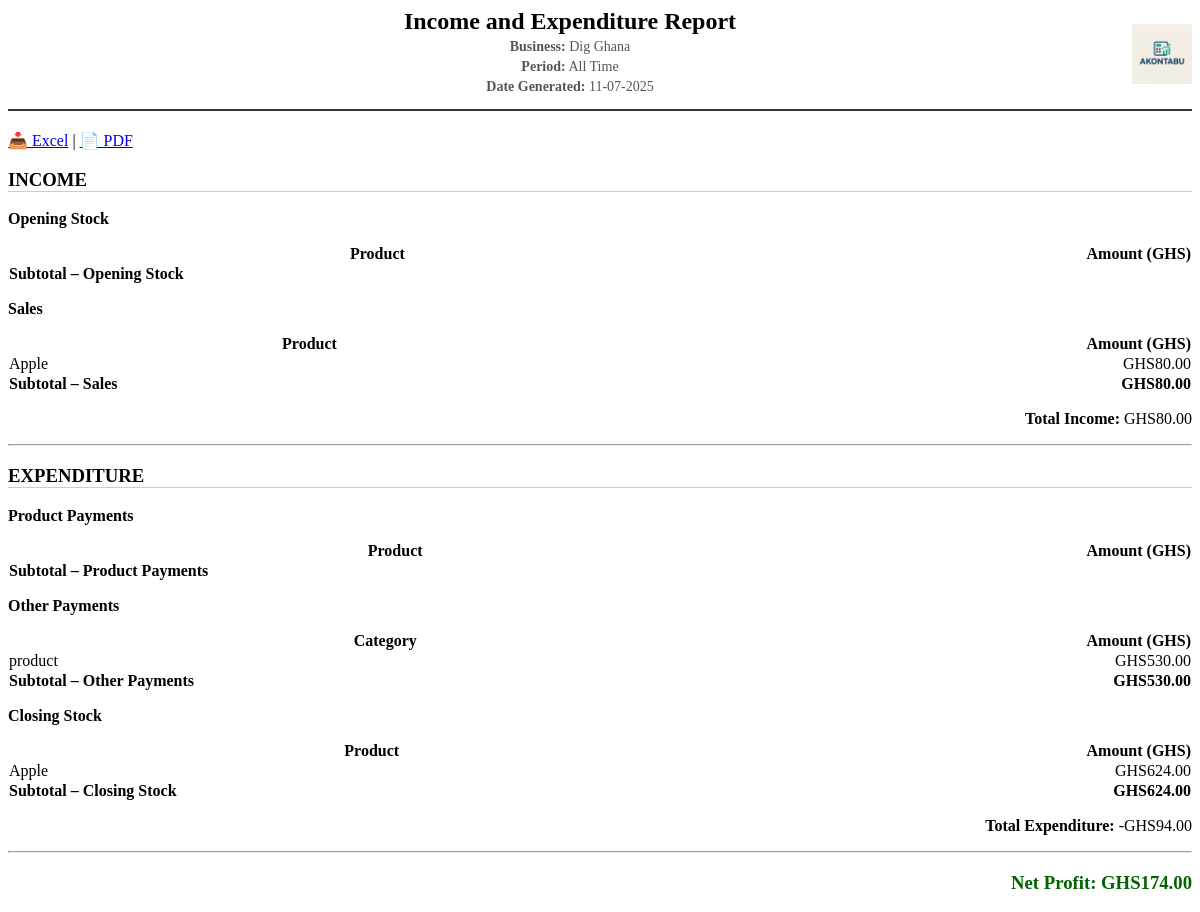
/reports/profit (signed in), run on an earlier commit of the app's database.
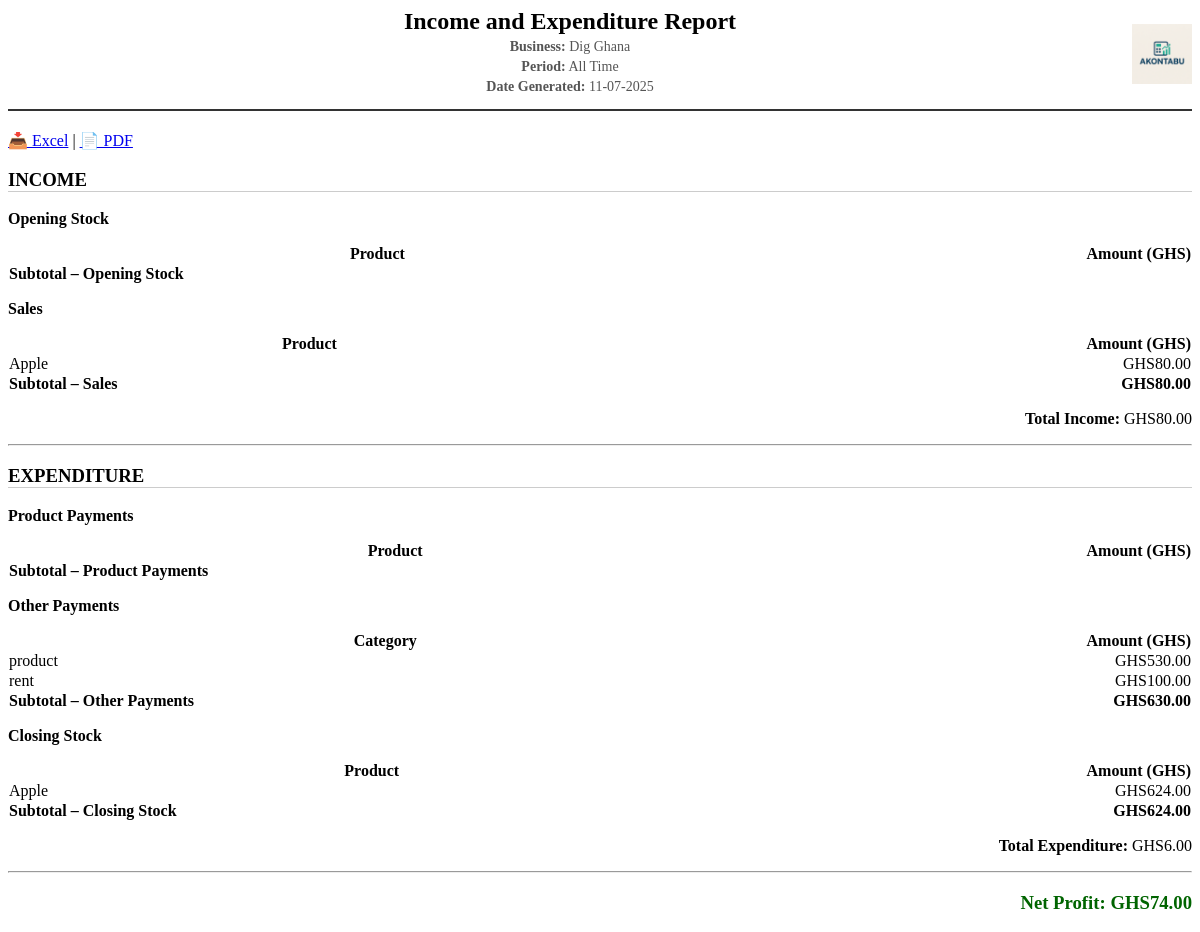
And on a later commit of the database.
### models/user.py (models this page shows, shortened)
class User(UserMixin, db.Model):
    __tablename__ = 'users'
    id = db.Column(db.Integer, primary_key=True)
    business_name = db.Column(db.String(100))
    name = db.Column(db.String(100), nullable=False)
    email = db.Column(db.String(120), unique=True, nullable=False)
    password_hash = db.Column(db.String(200))
    created_at = db.Column(db.DateTime, default=datetime.utcnow)
    currency_code = db.Column(db.String(5), default='GHS')  # e.g., 'GHS', 'USD', etc.
    logo_path = db.Column(db.String(255))
    products = db.relationship('Product', backref='user', lazy=True, cascade='all, delete-orphan')
    sales = db.relationship('Sale', backref='user', lazy=True, cascade='all, delete-orphan')
    payments = db.relationship('Payment', backref='user', lazy=True, cascade='all, delete-orphan')

### models/product.py (models this page shows, shortened)
class Product(db.Model):
    __tablename__ = 'products'
    id = db.Column(db.Integer, primary_key=True)
    name = db.Column(db.String(100), nullable=False, unique=True)
    quantity = db.Column(db.Integer, default=0)
    cost_price = db.Column(db.Float, nullable=False)
    selling_price = db.Column(db.Float, nullable=False)
    profit_margin = db.Column(db.Float)
    min_stock_level = db.Column(db.Integer, default=10)
    created_at = db.Column(db.DateTime, default=datetime.utcnow)
    updated_at = db.Column(db.DateTime, default=datetime.utcnow, onupdate=datetime.utcnow)
    price = db.Column(db.Float)
    user_id = db.Column(db.Integer, db.ForeignKey('users.id'), nullable=False)
    sales = db.relationship('Sale', backref='product', lazy=True, cascade='all, delete-orphan')
    payment_records = db.relationship('Payment', backref='product', lazy=True)  # renamed from 'payments'
    costs = db.relationship('ProductCost', backref='product', lazy=True)

### models/payment.py (models this page shows, shortened)
class Payment(db.Model):
    __tablename__ = 'payments'
    id = db.Column(db.Integer, primary_key=True)
    payment_type = db.Column(db.String(50), nullable=False)
    user_id = db.Column(db.Integer, db.ForeignKey('users.id'), nullable=False)
    product_id = db.Column(db.Integer, db.ForeignKey('products.id'))
    date = db.Column(db.DateTime, default=datetime.utcnow, index=True)
    amount = db.Column(db.Float, nullable=False)
    description = db.Column(db.String(255))
    product_name = db.Column(db.String(100))
    quantity = db.Column(db.Integer)
    base_cost = db.Column(db.Float)
    transportation = db.Column(db.Float)
    carriage = db.Column(db.Float)
    total_cost = db.Column(db.Float)
    cost_per_unit = db.Column(db.Float)
    profit_margin = db.Column(db.Float)
    selling_price = db.Column(db.Float)

### app.py (the view, shortened to what this page needs)
@app.route('/reports/profit')
@login_required
def profit_report():
    start = request.args.get('start')
    end = request.args.get('end')
    def date_filter(query, model):
        return query
    sales_query = date_filter(Sale.query.filter_by(user_id=current_user.id), Sale)
    sales = sales_query.all()
    sales_breakdown = defaultdict(float)
    total_sales = 0
    for s in sales:
        amount = s.quantity * s.price
        sales_breakdown[s.product.name] += amount
        total_sales += amount
    opening_stock = []
    total_opening_stock = 0
    payments_query = date_filter(Payment.query.filter_by(user_id=current_user.id), Payment)
    product_payments = defaultdict(float)
    total_product_payments = 0
    other_payments = defaultdict(float)
    total_other_payments = 0
    for p in payments_query:
        if p.product_id:
            product = Product.query.get(p.product_id)
            if product:
                product_payments[product.name] += p.amount
                total_product_payments += p.amount
        else:
            key = p.payment_type or 'Other'  # Replacing p.category safely
            other_payments[key] += p.amount
            total_other_payments += p.amount
    closing_stock = []
    total_closing_stock = 0
    products_now = Product.query.filter_by(user_id=current_user.id).all()
    for p in products_now:
        value = (p.cost_price or 0) * p.quantity
        closing_stock.append({'product': p.name, 'total': value})
        total_closing_stock += value
    total_income = total_sales
    total_expenditure = total_opening_stock + total_product_payments + total_other_payments - total_closing_stock
    net_profit = total_income - total_expenditure
    return render_template(
        'reports/partials/profit.html',
        report_title="Income and Expenditure Report",
        current_user=current_user,
        now=datetime.now(),
        start=start,
        end=end,
        sales_breakdown=[{'product': k, 'total': v} for k, v in sales_breakdown.items()],
        total_sales=total_sales,
        opening_stock=opening_stock,
        total_opening_stock=total_opening_stock,
        total_income=total_income,
        product_payments=[{'product': k, 'total': v} for k, v in product_payments.items()],
        total_product_payments=total_product_payments,
        other_payments=[{'category': k, 'total': v} for k, v in other_payments.items()],
        total_other_payments=total_other_payments,
        closing_stock=closing_stock,
        total_closing_stock=total_closing_stock,
        total_expenditure=total_expenditure,
        net_profit=net_profit
    )

### app.py (called while the page is built)
@app.template_filter('currency')
def format_currency_filter(value, currency=None):
    if not value:
        return ''
    if not currency:
        currency = getattr(current_user, 'currency_code', 'GHS')  # ✅ Correct field
    try:
        return format_currency(value, currency, locale='en')
    except:
        return f"{currency} {value:,.2f}"

@app.before_request
def load_user():
    if 'user_id' in session:
        g.user = db.session.get(User, session['user_id'])

@login_manager.user_loader
def load_user(user_id):
    return User.query.get(int(user_id))  # assuming you're using SQLAlchemy and User has an id

@app.context_processor
def inject_user():
    return dict(current_user=current_user)

### templates/reports/partials/profit.html (shortened to what this page needs)
<div class="report-header">
    <div class="report-info">
        <h2>{{ report_title or "Income and Expenditure Report" }}</h2>
        <p><strong>Business:</strong> {{ current_user.business_name or "AKONTABU" }}</p>
        {% if start and end %}
        <p><strong>Period:</strong> {{ start }} to {{ end }}</p>
        {% else %}
        <p><strong>Period:</strong> All Time</p>
        {% endif %}
        <p><strong>Date Generated:</strong> {{ now.strftime('%d-%m-%Y') }}</p>
    </div>
    {% if current_user.logo_path %}
    <img src="{{ url_for('static', filename=current_user.logo_path) }}" class="logo">
    {% endif %}
</div>
<div class="export-buttons">
  <a id="excel-btn" href="/export/profit/excel">📥 Excel</a> |
  <a id="pdf-btn" href="/export/profit/pdf">📄 PDF</a>
</div>
<h3 style="border-bottom: 1px solid #ccc;">INCOME</h3>
<p><strong>Opening Stock</strong></p>
<table style="width: 100%; border-collapse: collapse;">
    <thead>
        <tr><th>Product</th><th style="text-align: right;">Amount (GHS)</th></tr>
    </thead>
    <tbody>
        <tr>
            <td><strong>Subtotal – Opening Stock</strong></td>
            <td style="text-align: right;"><strong>{{ total_opening_stock | currency }}</strong></td>
        </tr>
    </tbody>
</table>
<p><strong>Sales</strong></p>
<table style="width: 100%; border-collapse: collapse;">
    <thead>
        <tr><th>Product</th><th style="text-align: right;">Amount (GHS)</th></tr>
    </thead>
    <tbody>
        {% for item in sales_breakdown %}
        <tr>
            <td>{{ item.product }}</td>
            <td style="text-align: right;">{{ item.total | currency }}</td>
        </tr>
        {% endfor %}
        <tr>
            <td><strong>Subtotal – Sales</strong></td>
            <td style="text-align: right;"><strong>{{ total_sales | currency }}</strong></td>
        </tr>
    </tbody>
</table>
<p style="text-align: right; margin-top: 1em;"><strong>Total Income:</strong> {{ total_income | currency }}</p>
<hr>
<h3 style="border-bottom: 1px solid #ccc;">EXPENDITURE</h3>
<p><strong>Product Payments</strong></p>
<table style="width: 100%; border-collapse: collapse;">
    <thead>
        <tr><th>Product</th><th style="text-align: right;">Amount (GHS)</th></tr>
    </thead>
    <tbody>
        <tr>
            <td><strong>Subtotal – Product Payments</strong></td>
            <td style="text-align: right;"><strong>{{ total_product_payments | currency }}</strong></td>
        </tr>
    </tbody>
</table>
<p><strong>Other Payments</strong></p>
<table style="width: 100%; border-collapse: collapse;">
    <thead>
        <tr><th>Category</th><th style="text-align: right;">Amount (GHS)</th></tr>
    </thead>
    <tbody>
        {% for item in other_payments %}
        <tr>
            <td>{{ item.category }}</td>
            <td style="text-align: right;">{{ item.total | currency }}</td>
        </tr>
        {% endfor %}
        <tr>
            <td><strong>Subtotal – Other Payments</strong></td>
            <td style="text-align: right;"><strong>{{ total_other_payments | currency }}</strong></td>
        </tr>
    </tbody>
</table>
<p><strong>Closing Stock</strong></p>
<table style="width: 100%; border-collapse: collapse;">
    <thead>
        <tr><th>Product</th><th style="text-align: right;">Amount (GHS)</th></tr>
    </thead>
    <tbody>
        {% for item in closing_stock %}
        <tr>
            <td>{{ item.product }}</td>
            <td style="text-align: right;">{{ item.total | currency }}</td>
        </tr>
        {% endfor %}
        <tr>
            <td><strong>Subtotal – Closing Stock</strong></td>
            <td style="text-align: right;"><strong>{{ total_closing_stock | currency }}</strong></td>
        </tr>
    </tbody>
</table>
<p style="text-align: right; margin-top: 1em;"><strong>Total Expenditure:</strong> {{ total_expenditure | currency }}</p>
<hr>
{% if net_profit >= 0 %}
<h3 style="text-align: right; color: darkgreen;">Net Profit: {{ net_profit | currency }}</h3>
{% else %}
<h3 style="text-align: right; color: darkred;">Net Loss: {{ (net_profit * -1) | currency }}</h3>
{% endif %}

### templates/reports/partials/profit.html (style rules this page uses)
.report-header { border-bottom: 2px solid #333; padding-bottom: 10px; margin-bottom: 20px; display: flex; align-items: center; justify-content: space-between; text-align: center; }
.report-info { flex-grow: 1; text-align: center; }
.report-info h2 { margin: 0; font-size: 24px; font-weight: 600; text-align: center; }
.report-info p { margin: 4px 0; font-size: 14px; color: #555; text-align: center; }
.logo { max-height: 60px; max-width: 100px; object-fit: contain; }

What changed in the data, as far as the page shows it:
computed for User "GHS80.00": currency_code "GHS530.00" → "GHS630.00"; currency_code "-GHS94.00" → "GHS6.00"; currency_code "GHS174.00" → "GHS74.00"
added Payment: category "rent", total "GHS100.00"
